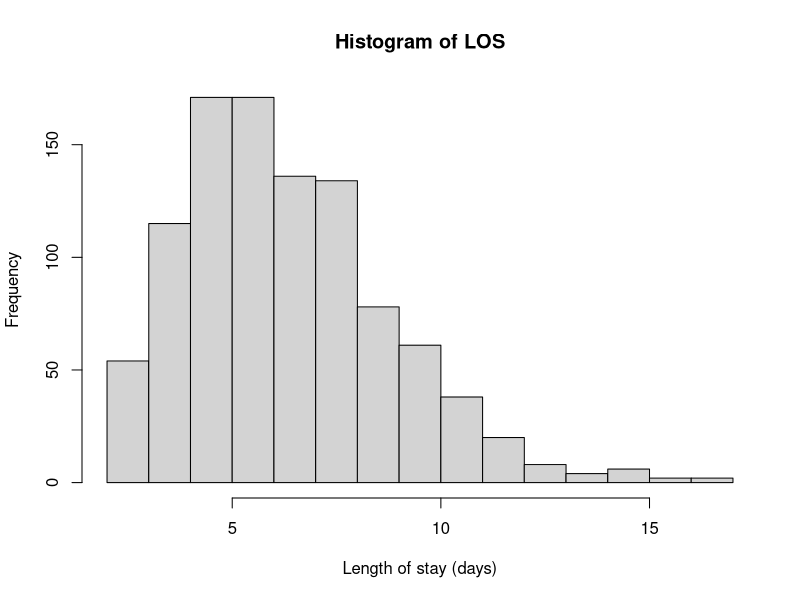
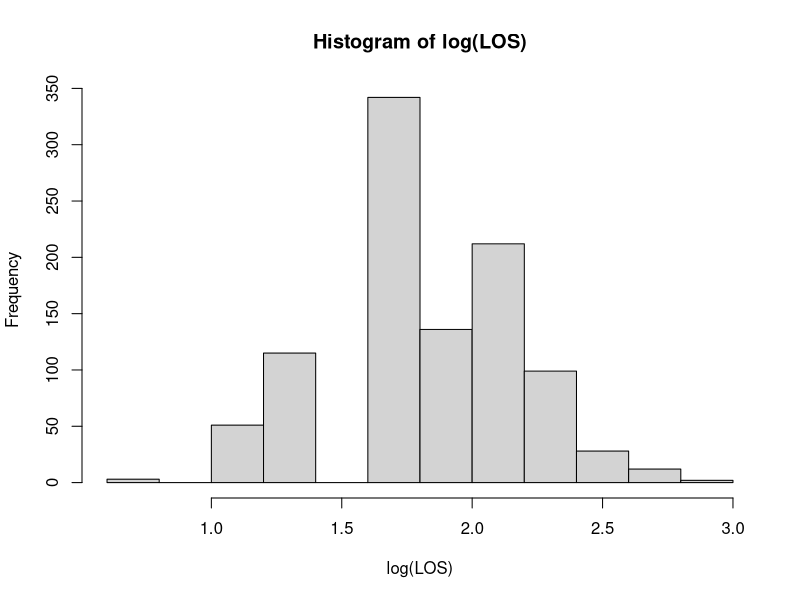
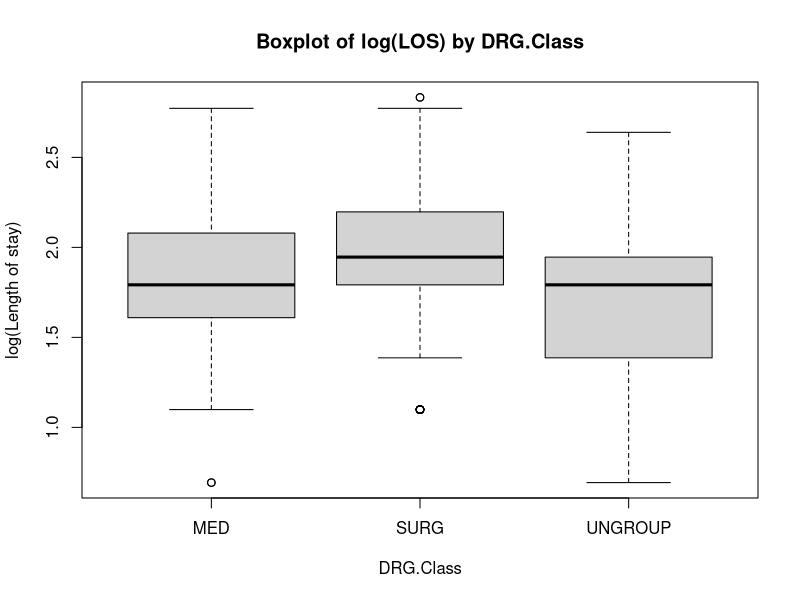
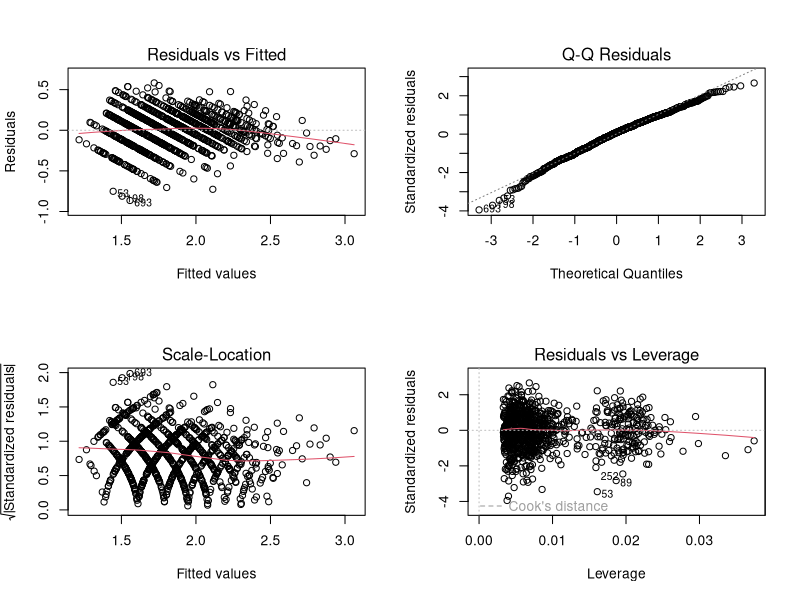
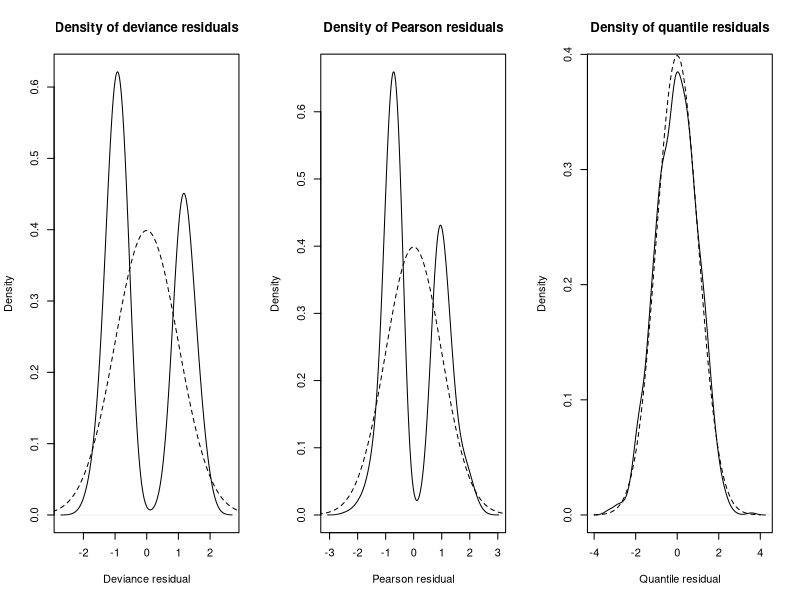
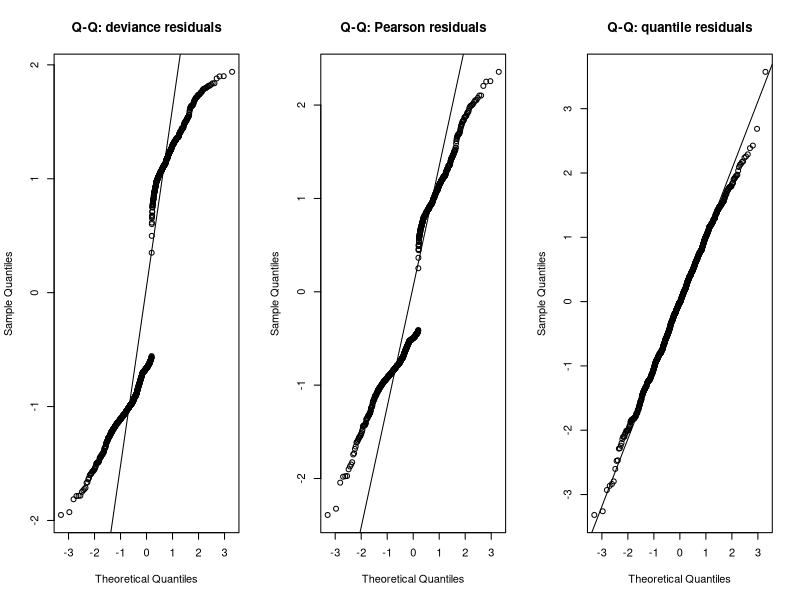
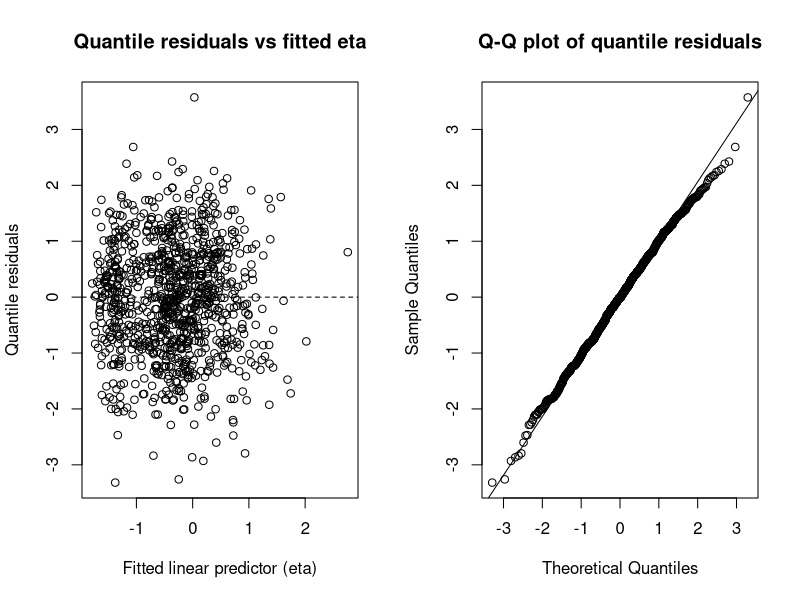

The R script that drew these images, in order:
## Task 1.1: Histogram and transformation for LOS

# Read data
readmission <- read.csv("readmission.csv")

# Histogram of the original LOS
hist(readmission$LOS,
     breaks = 15,
     main = "Histogram of LOS",
     xlab  = "Length of stay (days)")

# Define transformed variable: log(LOS)
readmission$log_LOS <- log(readmission$LOS)

# Histogram of transformed LOS
hist(readmission$log_LOS,
     breaks = 15,
     main = "Histogram of log(LOS)",
     xlab  = "log(LOS)")

install.packages("e1071")  
library(e1071)

skewness(readmission$LOS)
skewness(readmission$log_LOS)

## Task 1.2: Plot transformed LOS by a categorical predictor

# Use DRG.Class as the categorical predictor and draw boxplots
boxplot(log_LOS ~ DRG.Class,
        data = readmission,
        main = "Boxplot of log(LOS) by DRG.Class",
        xlab = "DRG.Class",
        ylab = "log(Length of stay)")

# Group means of log(LOS) by DRG.Class
tapply(readmission$log_LOS, readmission$DRG.Class, mean)


## Task 2.1: Baseline multiple linear regression model m0

# Fit baseline model: log_LOS as response, others as predictors
m0 <- lm(log_LOS ~ Age + ER + HCC.Riskscore +
           Gender + Race + DRG.Class + DRG.Complication,
         data = readmission)

# Model summary
summary(m0)


## Task 2.2: Reduced model based on 5% significance level

# Based on summary(m0), remove ER, Gender, Race
m_red <- lm(log_LOS ~ Age + HCC.Riskscore +
              DRG.Class + DRG.Complication,
            data = readmission)

# Summary of reduced model
summary(m_red)

# Compare the two models (nested F-test)
anova(m_red, m0)


## Task 2.3: Diagnostic plots for the reduced model m_red

# Standard diagnostic plots
par(mfrow = c(2, 2))
plot(m_red)
par(mfrow = c(1, 1))


## Task 2.4: Detect unusual observations for m_red

# Standardised residuals
r_std <- rstandard(m_red)

# Leverage (hat values)
h <- hatvalues(m_red)

# Cook's distance
cook <- cooks.distance(m_red)

# Sample size n and number of predictors p (excluding intercept)
n <- nobs(m_red)
p <- length(coef(m_red)) - 1

# Average leverage: hbar = (p + 1) / n  (same as in the handout)
hbar <- (p + 1) / n

## Benchmarks (following the LRM R programming notes)

# (a) Outliers: |standardised residual| > 3
out_idx <- which(abs(r_std) > 3)

# (b) High leverage: h_i > 4 * hbar
lev_threshold <- 4 * hbar
lev_idx <- which(h > lev_threshold)

# (c) Influential points: Cook's distance > 4 / (n - p - 1)
cook_threshold <- 4 / (n - p - 1)
inf_idx <- which(cook > cook_threshold)

# Inspect indices
out_idx        # potential outliers
lev_idx        # high leverage points
inf_idx        # influential points

# Optional: look at the corresponding rows in the dataset
readmission[out_idx, ]
readmission[lev_idx, ]
readmission[inf_idx, ]

## Task 2.5: Assess multicollinearity for m_red using VIF

# Need car package for VIF

library(car)

vif(m_red)


## Task 2.6: Stepwise selection from the baseline model m0

# Stepwise selection using AIC (both directions)
m_sel <- step(m0,
              direction = "both",  # can also be "backward"
              k = 2)               # k = 2 corresponds to AIC

# Summary of selected model
summary(m_sel)

# Compare with reduced model m_red from Task 2.2
summary(m_red)

AIC(m0, m_red, m_sel)



## Part B – Task 3.1: Baseline logistic GLM for readmission

# Proportion of readmissions
prop.table(table(readmission$Readmission.Status))

# Fit baseline logistic regression model g0
g0 <- glm(Readmission.Status ~ Age + ER + HCC.Riskscore +
            Gender + Race + DRG.Class + DRG.Complication,
          family = binomial(link = "logit"),
          data   = readmission)

# Model summary
summary(g0)


## Part B – Task 3.2: Reduced logistic model based on 10% level

# From summary(g0), variables not significant at 10%:
# Age, Gender, Race
# Remove them and fit reduced model drop_g
drop_g <- glm(Readmission.Status ~ ER + HCC.Riskscore +
                DRG.Class + DRG.Complication,
              family = binomial(link = "logit"),
              data   = readmission)

# Summary of reduced model
summary(drop_g)

# Likelihood ratio test comparing drop_g and g0 (nested models)
anova(drop_g, g0, test = "Chisq")

# Compare AIC
AIC(g0, drop_g)



## Task 3.3: Compare residual types and choose one for diagnostics

# statmod package is needed for quantile residuals
library(statmod)

## 1. Compute three types of residuals
dev_res   <- residuals(drop_g, type = "deviance")
pear_res  <- residuals(drop_g, type = "pearson")
q_res     <- qresid(drop_g)   # quantile residuals (as in the handout)

## 2. Compare densities with N(0,1)

# Grid for standard normal density
x_grid <- seq(-4, 4, length = 200)
dnorm_grid <- dnorm(x_grid)

par(mfrow = c(1, 3))

# (a) Deviance residuals
plot(density(dev_res),
     main = "Density of deviance residuals",
     xlab = "Deviance residual")
lines(x_grid, dnorm_grid, lty = 2)  # dashed: standard normal density

# (b) Pearson residuals
plot(density(pear_res),
     main = "Density of Pearson residuals",
     xlab = "Pearson residual")
lines(x_grid, dnorm_grid, lty = 2)

# (c) Quantile residuals
plot(density(q_res),
     main = "Density of quantile residuals",
     xlab = "Quantile residual")
lines(x_grid, dnorm_grid, lty = 2)

par(mfrow = c(1, 1))

## 3. Q–Q plots of the three residual types

par(mfrow = c(1, 3))

qqnorm(dev_res,  main = "Q-Q: deviance residuals")
qqline(dev_res)

qqnorm(pear_res, main = "Q-Q: Pearson residuals")
qqline(pear_res)

qqnorm(q_res,    main = "Q-Q: quantile residuals")
qqline(q_res)

par(mfrow = c(1, 1))

# Fitted linear predictor eta = logit(p_hat)
eta_hat <- predict(drop_g, type = "link")

par(mfrow = c(1, 2))

# (a) Quantile residuals vs linear predictor
plot(eta_hat, q_res,
     xlab = "Fitted linear predictor (eta)",
     ylab = "Quantile residuals",
     main = "Quantile residuals vs fitted eta")
abline(h = 0, lty = 2)

# (b) Q–Q plot of quantile residuals
qqnorm(q_res, main = "Q-Q plot of quantile residuals")
qqline(q_res)

par(mfrow = c(1, 1))


## Task 3.4: Detect outliers (|standardised deviance residual| > 2.5)
##          and refit final model fin_g

## 1. Compute standardised deviance residuals
r_std_dev <- rstandard(drop_g, type = "deviance")   # as in the handout

## 2. Use benchmark |r_i| > 2.5 to flag outliers
cutoff  <- 2.5
out_idx <- which(abs(r_std_dev) > cutoff)

# Number and indices of outliers
length(out_idx)          # number of outliers
out_idx                  # row indices
readmission[out_idx, ]   # optional: inspect these observations

## 3. Remove outliers to obtain reduced dataset
if (length(out_idx) == 0) {
  # No observation exceeds 2.5: use original data
  readmission_clean <- readmission
} else {
  readmission_clean <- readmission[-out_idx, ]
}

nrow(readmission_clean)  # sample size after deletion

## 4. Refit the same logistic model on the reduced dataset to obtain fin_g
fin_g <- glm(Readmission.Status ~ ER + HCC.Riskscore +
               DRG.Class + DRG.Complication,
             family = binomial(link = "logit"),
             data   = readmission_clean)

summary(fin_g)

## 5. Compare fin_g with original model drop_g
AIC(drop_g, fin_g)
anova(drop_g, fin_g, test = "Chisq")


## Part B – Task 3.5: Predictive probability for a new patient

# Inspect factor levels in the final model (for constructing newdata)
fin_g$xlevels

# Construct a new patient:
# ER = 2, HCC.Riskscore = 1.5,
# DRG.Class = second level (e.g. "SURG"),
# DRG.Complication = fourth level (e.g. "SurgMCC.CC")
new_patient <- data.frame(
  ER            = 2,
  HCC.Riskscore = 1.5,
  DRG.Class     = factor(fin_g$xlevels$`DRG.Class`[2],
                         levels = fin_g$xlevels$`DRG.Class`),
  DRG.Complication = factor(fin_g$xlevels$`DRG.Complication`[4],
                            levels = fin_g$xlevels$`DRG.Complication`)
)

new_patient

# Use final model fin_g to predict readmission probability
pred_prob <- predict(fin_g, newdata = new_patient, type = "response")
pred_prob


